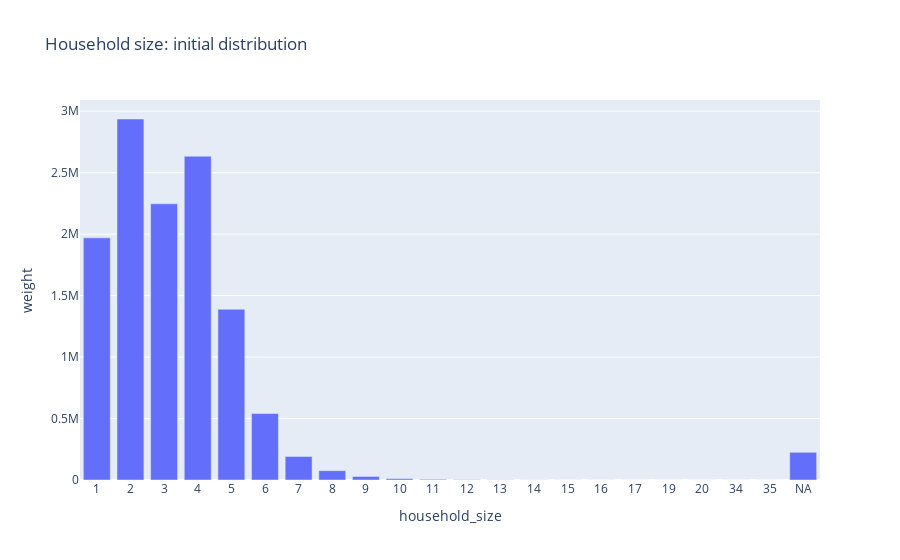

The cell this chart's notebook holds for it:
### Code cell
df_plot = df_census.groupby("household_size")["weight"].sum().reset_index()
df_plot = df_plot.sort_values(by = "household_size")
df_plot["household_size"] = df_plot["household_size"].astype(str).replace({ str(NA): "NA" })
px.bar(df_plot, x = "household_size", y = "weight", title = "Household size: initial distribution")

### Figure 1 — Plotly figure (JSON) as saved in the notebook; plotly's stock layout.template omitted (floating-point values rounded to 4 significant figures)
{"data": [{"alignmentgroup": "True", "hovertemplate": "household_size=%{x}<br>weight=%{y}<extra></extra>", "legendgroup": "", "marker": {"color": "#636efa", "pattern": {"shape": ""}}, "name": "", "offsetgroup": "", "orientation": "v", "showlegend": false, "textposition": "auto", "type": "bar", "x": ["1", "2", "3", "4", "5", "6", "7", "8", "9", "10", "11", "12", "13", "14", "15", "16", "17", "19", "20", "34", "35", "NA"], "xaxis": "x", "y": [1970000.0, 2937000.0, 2247000.0, 2634000.0, 1389000.0, 540700.0, 191400.0, 75970.0, 28810.0, 11440.0, 5700.0, 2801.0, 1506.0, 874.9, 444.0, 300.8, 211.8, 53.82, 54.18, 60.54, 87.74, 225400.0], "yaxis": "y"}], "layout": {"barmode": "relative", "legend": {"tracegroupgap": 0}, "title": {"text": "Household size: initial distribution"}, "xaxis": {"anchor": "y", "domain": [0, 1], "title": {"text": "household_size"}}, "yaxis": {"anchor": "x", "domain": [0, 1], "title": {"text": "weight"}}}}
